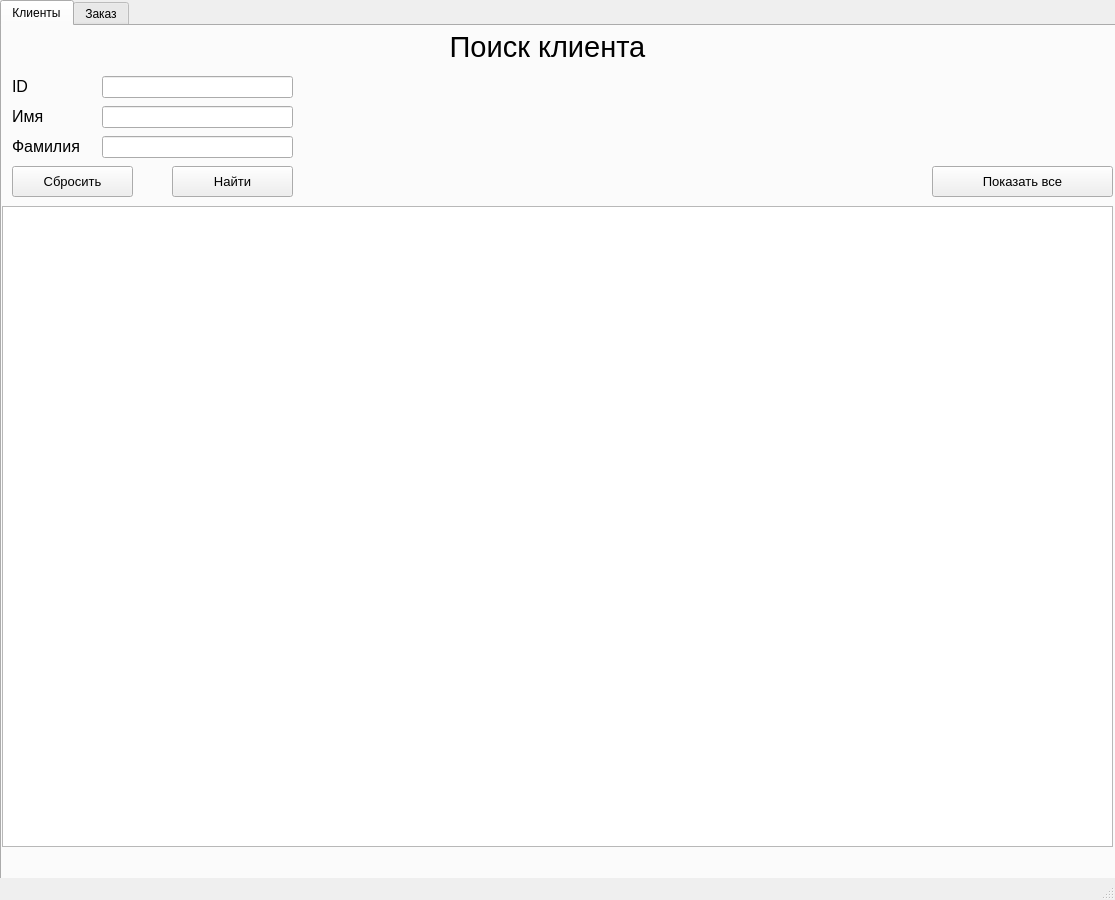
<?xml version="1.0" encoding="UTF-8"?>
<ui version="4.0">
 <class>MainWindow</class>
 <widget class="QMainWindow" name="MainWindow">
  <property name="geometry">
   <rect>
    <x>0</x>
    <y>0</y>
    <width>1115</width>
    <height>900</height>
   </rect>
  </property>
  <property name="windowTitle">
   <string>MainWindow</string>
  </property>
  <widget class="QWidget" name="centralwidget">
   <widget class="QTabWidget" name="tabs">
    <property name="geometry">
     <rect>
      <x>0</x>
      <y>0</y>
      <width>1121</width>
      <height>900</height>
     </rect>
    </property>
    <property name="currentIndex">
     <number>0</number>
    </property>
    <widget class="QWidget" name="clients">
     <attribute name="title">
      <string>Клиенты</string>
     </attribute>
     <widget class="QTableView" name="table_clients">
      <property name="geometry">
       <rect>
        <x>0</x>
        <y>180</y>
        <width>1111</width>
        <height>641</height>
       </rect>
      </property>
     </widget>
     <widget class="QLineEdit" name="edit_name">
      <property name="geometry">
       <rect>
        <x>100</x>
        <y>80</y>
        <width>191</width>
        <height>22</height>
       </rect>
      </property>
     </widget>
     <widget class="QLineEdit" name="edit_last_name">
      <property name="geometry">
       <rect>
        <x>100</x>
        <y>110</y>
        <width>191</width>
        <height>22</height>
       </rect>
      </property>
     </widget>
     <widget class="QLabel" name="label">
      <property name="geometry">
       <rect>
        <x>10</x>
        <y>80</y>
        <width>55</width>
        <height>21</height>
       </rect>
      </property>
      <property name="font">
       <font>
        <pointsize>12</pointsize>
       </font>
      </property>
      <property name="text">
       <string>Имя</string>
      </property>
     </widget>
     <widget class="QLabel" name="label_2">
      <property name="geometry">
       <rect>
        <x>0</x>
        <y>0</y>
        <width>1091</width>
        <height>41</height>
       </rect>
      </property>
      <property name="font">
       <font>
        <pointsize>22</pointsize>
       </font>
      </property>
      <property name="text">
       <string>Поиск клиента</string>
      </property>
      <property name="alignment">
       <set>Qt::AlignCenter</set>
      </property>
     </widget>
     <widget class="QLabel" name="label_3">
      <property name="geometry">
       <rect>
        <x>10</x>
        <y>110</y>
        <width>91</width>
        <height>21</height>
       </rect>
      </property>
      <property name="font">
       <font>
        <pointsize>12</pointsize>
       </font>
      </property>
      <property name="text">
       <string>Фамилия</string>
      </property>
     </widget>
     <widget class="QLabel" name="label_4">
      <property name="geometry">
       <rect>
        <x>10</x>
        <y>50</y>
        <width>55</width>
        <height>21</height>
       </rect>
      </property>
      <property name="font">
       <font>
        <pointsize>12</pointsize>
       </font>
      </property>
      <property name="text">
       <string>ID</string>
      </property>
     </widget>
     <widget class="QLineEdit" name="edit_id">
      <property name="geometry">
       <rect>
        <x>100</x>
        <y>50</y>
        <width>191</width>
        <height>22</height>
       </rect>
      </property>
     </widget>
     <widget class="QPushButton" name="button_find">
      <property name="geometry">
       <rect>
        <x>170</x>
        <y>140</y>
        <width>121</width>
        <height>31</height>
       </rect>
      </property>
      <property name="font">
       <font>
        <pointsize>10</pointsize>
        <weight>50</weight>
        <bold>false</bold>
       </font>
      </property>
      <property name="text">
       <string>Найти</string>
      </property>
     </widget>
     <widget class="QPushButton" name="button_clear">
      <property name="geometry">
       <rect>
        <x>10</x>
        <y>140</y>
        <width>121</width>
        <height>31</height>
       </rect>
      </property>
      <property name="font">
       <font>
        <pointsize>10</pointsize>
       </font>
      </property>
      <property name="text">
       <string>Сбросить</string>
      </property>
     </widget>
     <widget class="QPushButton" name="button_show_all">
      <property name="geometry">
       <rect>
        <x>930</x>
        <y>140</y>
        <width>181</width>
        <height>31</height>
       </rect>
      </property>
      <property name="font">
       <font>
        <pointsize>10</pointsize>
       </font>
      </property>
      <property name="text">
       <string>Показать все</string>
      </property>
     </widget>
    </widget>
    <widget class="QWidget" name="order">
     <attribute name="title">
      <string>Заказ</string>
     </attribute>
     <widget class="QLabel" name="label_9">
      <property name="geometry">
       <rect>
        <x>0</x>
        <y>0</y>
        <width>1091</width>
        <height>41</height>
       </rect>
      </property>
      <property name="font">
       <font>
        <pointsize>22</pointsize>
       </font>
      </property>
      <property name="text">
       <string>Заказ товара</string>
      </property>
      <property name="alignment">
       <set>Qt::AlignCenter</set>
      </property>
     </widget>
     <widget class="QPushButton" name="button_find_3">
      <property name="geometry">
       <rect>
        <x>10</x>
        <y>380</y>
        <width>151</width>
        <height>31</height>
       </rect>
      </property>
      <property name="font">
       <font>
        <pointsize>10</pointsize>
        <weight>50</weight>
        <bold>false</bold>
       </font>
      </property>
      <property name="text">
       <string>Добавить заказ</string>
      </property>
     </widget>
     <widget class="QTableView" name="table_order_goods">
      <property name="geometry">
       <rect>
        <x>10</x>
        <y>120</y>
        <width>1101</width>
        <height>81</height>
       </rect>
      </property>
     </widget>
     <widget class="QLabel" name="label_12">
      <property name="geometry">
       <rect>
        <x>10</x>
        <y>50</y>
        <width>141</width>
        <height>21</height>
       </rect>
      </property>
      <property name="font">
       <font>
        <pointsize>12</pointsize>
       </font>
      </property>
      <property name="text">
       <string>Наименование</string>
      </property>
     </widget>
     <widget class="QComboBox" name="combo_order_name">
      <property name="geometry">
       <rect>
        <x>160</x>
        <y>50</y>
        <width>191</width>
        <height>22</height>
       </rect>
      </property>
      <property name="editable">
       <bool>true</bool>
      </property>
     </widget>
     <widget class="QLabel" name="label_13">
      <property name="geometry">
       <rect>
        <x>10</x>
        <y>230</y>
        <width>111</width>
        <height>21</height>
       </rect>
      </property>
      <property name="font">
       <font>
        <pointsize>12</pointsize>
       </font>
      </property>
      <property name="text">
       <string>Клиент (ID)</string>
      </property>
     </widget>
     <widget class="QLineEdit" name="edit_order_id">
      <property name="geometry">
       <rect>
        <x>160</x>
        <y>230</y>
        <width>191</width>
        <height>22</height>
       </rect>
      </property>
     </widget>
     <widget class="QTableView" name="table_order_clients">
      <property name="geometry">
       <rect>
        <x>10</x>
        <y>260</y>
        <width>1101</width>
        <height>81</height>
       </rect>
      </property>
     </widget>
     <widget class="QLabel" name="label_14">
      <property name="geometry">
       <rect>
        <x>10</x>
        <y>80</y>
        <width>141</width>
        <height>21</height>
       </rect>
      </property>
      <property name="font">
       <font>
        <pointsize>12</pointsize>
       </font>
      </property>
      <property name="text">
       <string>Количество</string>
      </property>
     </widget>
     <widget class="QLineEdit" name="edit_order_amount">
      <property name="geometry">
       <rect>
        <x>160</x>
        <y>80</y>
        <width>191</width>
        <height>22</height>
       </rect>
      </property>
      <property name="inputMethodHints">
       <set>Qt::ImhDigitsOnly</set>
      </property>
      <property name="inputMask">
       <string/>
      </property>
      <property name="text">
       <string/>
      </property>
      <property name="placeholderText">
       <string/>
      </property>
     </widget>
     <widget class="QTableView" name="table_orders">
      <property name="geometry">
       <rect>
        <x>10</x>
        <y>420</y>
        <width>1101</width>
        <height>401</height>
       </rect>
      </property>
     </widget>
     <widget class="QPushButton" name="button_find_4">
      <property name="geometry">
       <rect>
        <x>920</x>
        <y>380</y>
        <width>191</width>
        <height>31</height>
       </rect>
      </property>
      <property name="font">
       <font>
        <pointsize>10</pointsize>
        <weight>50</weight>
        <bold>false</bold>
       </font>
      </property>
      <property name="text">
       <string>Обновить заказы</string>
      </property>
     </widget>
     <widget class="QComboBox" name="combo_order_name_2">
      <property name="geometry">
       <rect>
        <x>160</x>
        <y>350</y>
        <width>191</width>
        <height>22</height>
       </rect>
      </property>
      <property name="editable">
       <bool>true</bool>
      </property>
     </widget>
     <widget class="QLabel" name="label_15">
      <property name="geometry">
       <rect>
        <x>10</x>
        <y>350</y>
        <width>141</width>
        <height>21</height>
       </rect>
      </property>
      <property name="font">
       <font>
        <pointsize>12</pointsize>
       </font>
      </property>
      <property name="text">
       <string>Вид продажи</string>
      </property>
     </widget>
    </widget>
   </widget>
  </widget>
  <widget class="QMenuBar" name="menubar">
   <property name="geometry">
    <rect>
     <x>0</x>
     <y>0</y>
     <width>1115</width>
     <height>26</height>
    </rect>
   </property>
  </widget>
  <widget class="QStatusBar" name="statusbar"/>
 </widget>
 <resources/>
 <connections/>
</ui>
